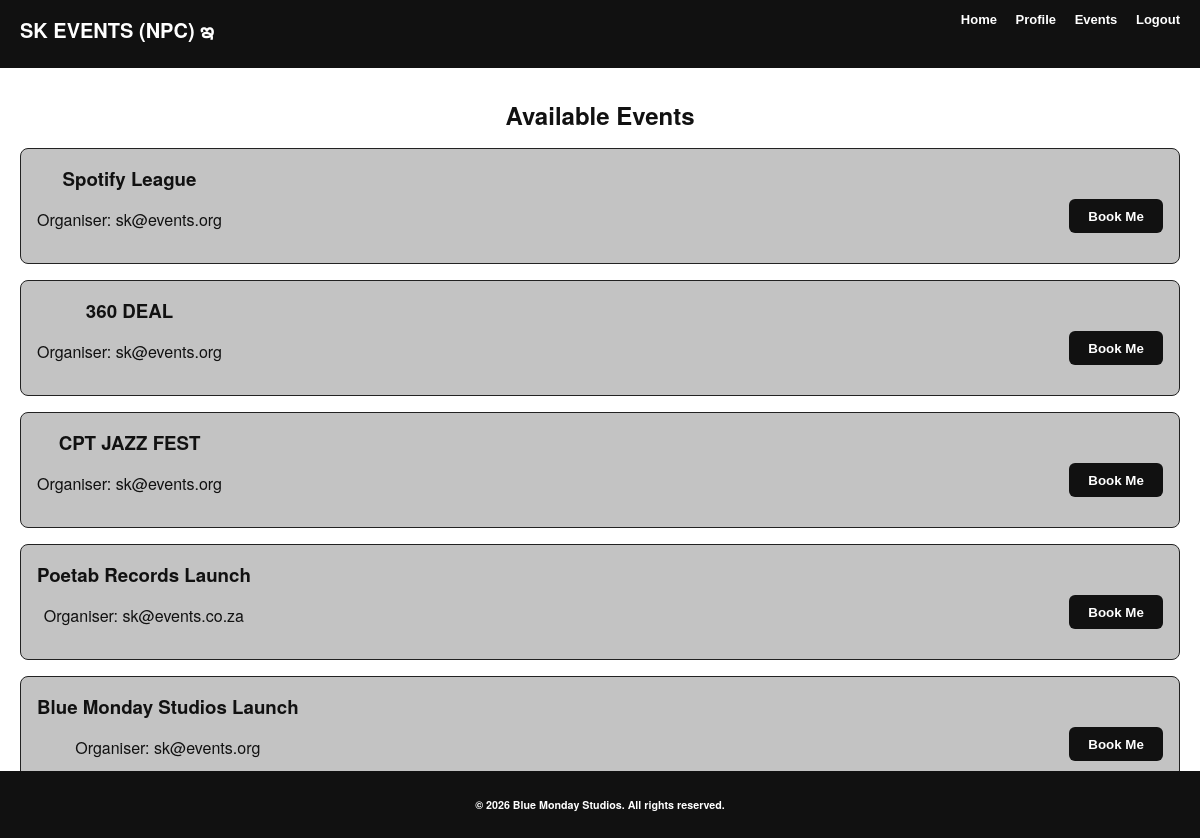
Screenshot of /profile/artist/events/ (signed in) with the database file from the repository.
### core/models.py (models this page shows)
class Event(models.Model):
    organiser = models.ForeignKey(OrganiserProfile, on_delete=models.CASCADE,)
    title = models.CharField(max_length=200)
    image = models.ImageField(upload_to="event_images/")
    created_at = models.DateTimeField(auto_now_add=True)

class OrganiserProfile(models.Model):
    user = models.OneToOneField(User, on_delete=models.CASCADE, related_name="organiserprofile")
    social_link = models.URLField(blank=True)
    image = models.ImageField(upload_to='images/', blank=True, null=True)

class User(AbstractUser):
    ROLE_CHOICES = (
        ('ARTIST', 'Artist'),
        ('ORGANISER', 'Organiser'),
        ('ADMIN', 'Admin'),
    )
    role = models.CharField(max_length=20, choices=ROLE_CHOICES)
    username = None
    email = models.EmailField(unique=True)
    USERNAME_FIELD = 'email'
    REQUIRED_FIELDS = []
    objects = UserManager()

### core/views.py (the view)
# urls.py: path("profile/artist/events/", views.artist_events, name="artist-events"),
@login_required
def artist_events(request):
    artist = get_object_or_404(ArtistProfile, user=request.user)
    events = Event.objects.all()
    bookings = BookingRequest.objects.filter(artist=artist)
    booking_status = {b.event.id: b.status for b in bookings}
    return render(request, "profile/artist/events.html", {
        "events": events,
        "booking_status": booking_status,
    })

### core/templatetags/booking_tags.py (called while the page is built)
@register.filter
def dictkey(dictionary, key):
    if dictionary is None:
        return None
    return dictionary.get(key)

### templates/profile/artist/events.html (shortened to what this page needs)
{% extends "layout.html" %}
{% load dict_filters booking_tags %}
{% block content %}
<h2>Available Events</h2>
<ul class="event-list">
    {% for event in events %}
        <li class="event-card">
            <div class="event-info">
                <h3>{{ event.title }}</h3>
                <p>
                    Organiser: {{ event.organiser.user.email }}
                </p>
            </div>
            <div class="event-action">
                {% if booking_status|dictkey:event.id %}
                    {% with display_status=booking_status|dictkey:event.id|artist_facing_status %}
                        {% if display_status == "PENDING" %}
                            <span class="badge badge-pending">
                                ⏳ Booking Request Sent
                            </span>
                        {% elif display_status == "ACCEPTED" %}
                            <span class="badge badge-accepted">
                                ✅ Accepted
                            </span>
                        {% endif %}
                    {% endwith %}
                {% else %}
                    <form method="post" action="{% url 'book-event' event.id %}">
                        <button class="btn btn-primary" type="submit">
                            Book Me
                        </button>
                    </form>
                {% endif %}
            </div>
        </li>
    {% empty %}
        <li>No events available.</li>
    {% endfor %}
</ul>
{% endblock %}

### static/css/style.css (style rules this page uses)
body { font-family: "Helvetica Neue", Helvetica, Arial, sans-serif; background: #ffffff; color: #111111; margin: 0; padding: 0; text-align: center; font-style:normal ; font-size:medium; }
h1, h2, h3 { margin: 0 0 10px 0; }
.btn { display: inline-block; padding: 10px 20px; background: #111; color: #fff; border-radius: 5px; font-weight: bold; margin: 5px 0; }
form { margin-top: 20px; }
ul { list-style: none; padding: 0; }
ul li { margin-bottom: 10px; padding: 10px; border: 1px solid #eee; border-radius: 5px; }
.event-list { list-style: none; padding: 0; }
.event-card { transition: transform 0.2s ease, box-shadow 0.2s ease; display: flex; justify-content: space-between; align-items: center; padding: 1rem; margin-bottom: 1rem; border-radius: 8px; background: #c3c3c3; border: 1px solid #222; }
.btn-primary { padding: 0.6rem 1.2rem; border-radius: 6px; border: none; cursor: pointer; }

### rows the page displays
Event: title "Spotify League", organiser.user.email "sk@events.org", shows "Book Me"
Event: title "360 DEAL", organiser.user.email "sk@events.org", shows "Book Me"
Event: title "CPT JAZZ FEST", organiser.user.email "sk@events.org", shows "Book Me"
Event: title "Poetab Records Launch", organiser.user.email "sk@events.co.za", shows "Book Me"
Event: title "Blue Monday Studios Launch", organiser.user.email "sk@events.org", shows "Book Me"
